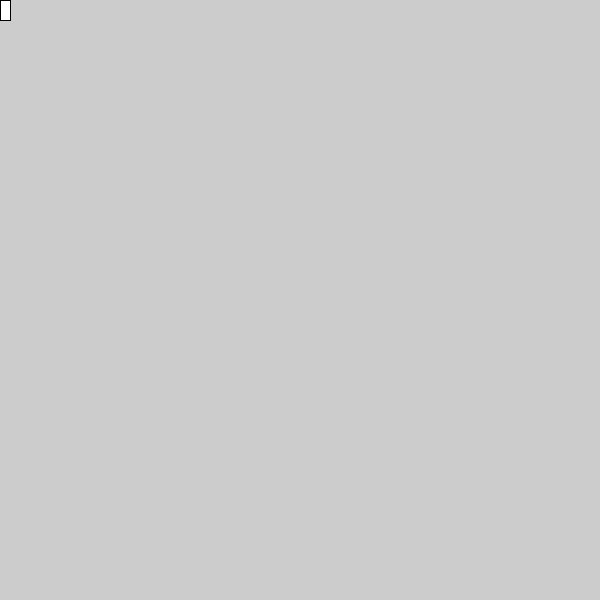
Frame 1 (no input)
Frame 60 (the mouse pressed at the canvas centre just before this capture): identical to frame 1, image omitted
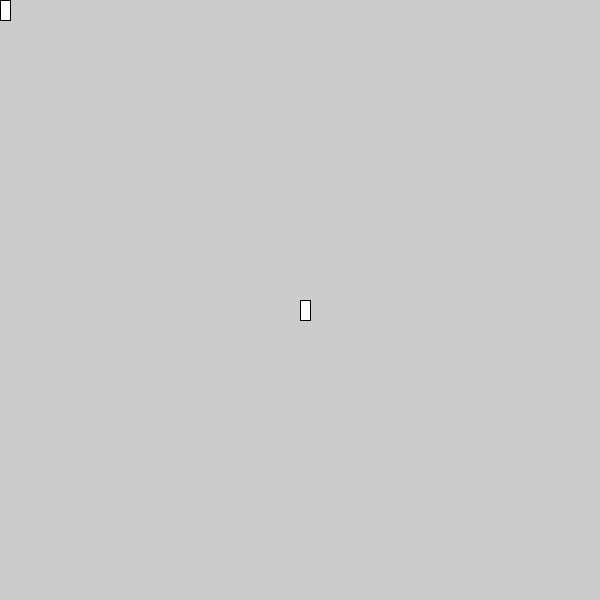
Frame 120 (the mouse held since frame 60 and released just before this capture)

The Processing sketch that drew these frames (run headless with seeded random() and noise(); from frame 60 on, the mouse is pressed at the canvas centre):

// Processing sketch: processing_example
// ── processing_example.pde
void setup(){ //Inicializador de objetos, variables y clases
  size(600,600);
}


void draw(){ //Siempre esta iterando
  rect(mouseX,mouseY,10,20);
}
